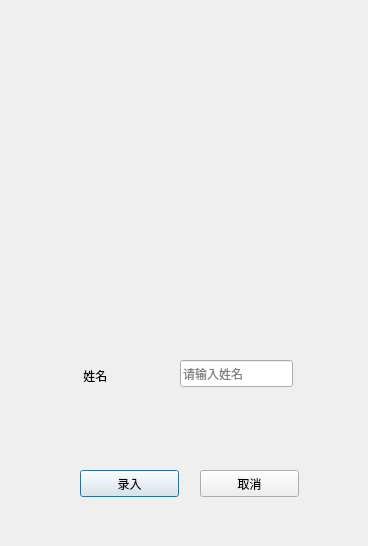
<?xml version="1.0" encoding="UTF-8"?>
<ui version="4.0">
 <class>Dialog</class>
 <widget class="QDialog" name="Dialog">
  <property name="geometry">
   <rect>
    <x>0</x>
    <y>0</y>
    <width>368</width>
    <height>546</height>
   </rect>
  </property>
  <property name="windowTitle">
   <string>录入</string>
  </property>
  <widget class="QLabel" name="face_label">
   <property name="geometry">
    <rect>
     <x>70</x>
     <y>70</y>
     <width>231</width>
     <height>241</height>
    </rect>
   </property>
   <property name="text">
    <string/>
   </property>
  </widget>
  <widget class="QPushButton" name="save_btn">
   <property name="geometry">
    <rect>
     <x>80</x>
     <y>470</y>
     <width>99</width>
     <height>27</height>
    </rect>
   </property>
   <property name="text">
    <string>录入</string>
   </property>
  </widget>
  <widget class="QPushButton" name="cancel_btn">
   <property name="geometry">
    <rect>
     <x>200</x>
     <y>470</y>
     <width>99</width>
     <height>27</height>
    </rect>
   </property>
   <property name="text">
    <string>取消</string>
   </property>
  </widget>
  <widget class="QLineEdit" name="name_input">
   <property name="geometry">
    <rect>
     <x>180</x>
     <y>360</y>
     <width>113</width>
     <height>27</height>
    </rect>
   </property>
   <property name="placeholderText">
    <string>请输入姓名</string>
   </property>
  </widget>
  <widget class="QLabel" name="label">
   <property name="geometry">
    <rect>
     <x>70</x>
     <y>360</y>
     <width>71</width>
     <height>31</height>
    </rect>
   </property>
   <property name="text">
    <string>    姓名</string>
   </property>
  </widget>
 </widget>
 <resources/>
 <connections/>
</ui>
